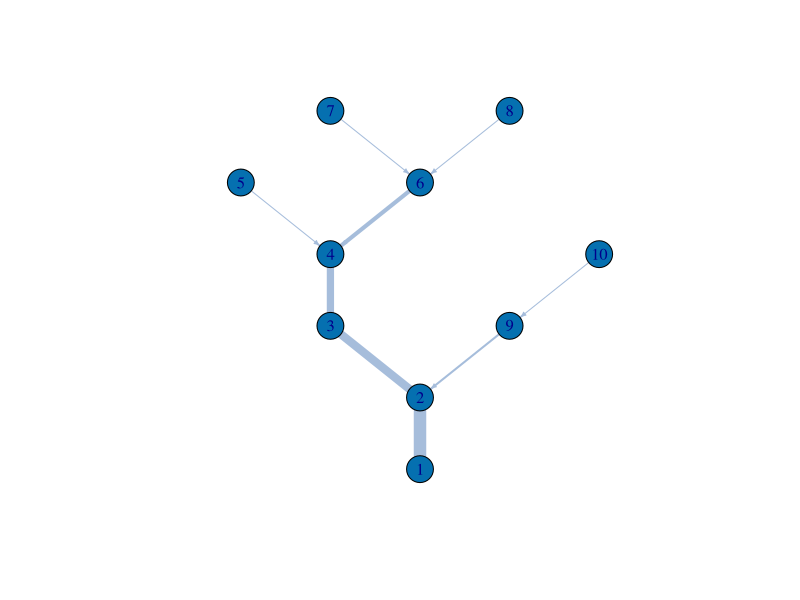

This figure's R source: (Note: this script raises an error after producing the figure.)
## ---- chunk 1
knitr::opts_chunk$set(fig.width=5.5, fig.height=5.5, collapse = TRUE, comment = "##")

# library(flume)
library(igraph)
## ---- chunk 2
set.seed("5111605")

nsites = 10
nsp = 2
comm = matrix(sample(0:1, nsites*nsp, replace=TRUE, prob = c(0.35, 0.65)), ncol=nsp)
comm
## ---- chunk 3
n_vars = 1
res = matrix(seq(0, 1, length.out = nsites), ncol=n_vars)

## it's a good idea to name your variables
colnames(res) = c("R")
res
## ---- chunk 4
params = list(
	alpha = 0, 
	beta = c(0.5,1),
	gamma = matrix(c(0,1,1,0), ncol=nsp)
)
## ---- chunk 5
Q = c(13,12,8,7,1,4,1,1,2,1)
## ---- chunk 6
adj = matrix(0, nrow=nsites, ncol=nsites)
adj[1,2] = adj[2,3] = adj[2,9] = adj[3,4] = adj[4,5] = adj[4,6] = adj[6,7] = adj[6,8] = adj[9,10] = 1
layout = matrix(c(0,0,0,1,-0.5,2,-0.5,3,-1,4,0,4,-0.5,5,0.5,5,0.5,2,1,3), byrow=TRUE, nrow=nsites)
plt = graph_from_adjacency_matrix(t(adj), mode = "directed")
plot(plt, vertex.color="#0570b0", edge.color="#a6bddb", edge.arrow.size=0.3, layout = layout, edge.width = Q[2:nsites])
## ---- chunk 7
col = generate_colfun(type = 'linear', n_species = nsp, nx = ncol(res), xlim=range(res[,1]), scale = 1)
ext = generate_extfun(type = 'constant', n_species = nsp, scale = 0.2)
## ---- chunk 8
# x is the site state variable matrix, one row per site, one column per resource
quality = function(x) {
	cbind(x, -x + max(x))
}

plot(res, quality(res)[,1], type='l', col='blue', xlab="Resource concentration", ylab = "Patch quality", bty='n')
lines(res, quality(res)[,2], col='red')
legend("top", c("Sp 1", "Sp 2"), col=c('blue', 'red'), lty=1, bty='n')
## ---- chunk 9
colonization = function(x) {
	x
}

extinction = function(x) {
	return(0.2)
}
